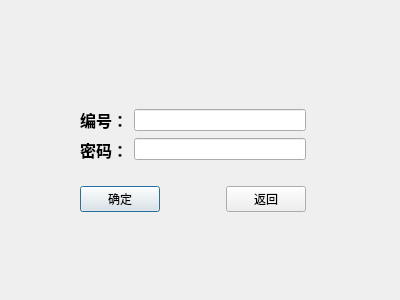
<?xml version="1.0" encoding="UTF-8"?>
<ui version="4.0">
 <class>changeuser</class>
 <widget class="QDialog" name="changeuser">
  <property name="geometry">
   <rect>
    <x>0</x>
    <y>0</y>
    <width>400</width>
    <height>300</height>
   </rect>
  </property>
  <property name="windowTitle">
   <string>更改用户</string>
  </property>
  <property name="windowIcon">
   <iconset>
    <normaloff>:/new/prefix1/C:/Users/Administrator.QH-20141214JPFU/Pictures/0]48MKQOOPNTW%60}V2NM]L.png</normaloff>:/new/prefix1/C:/Users/Administrator.QH-20141214JPFU/Pictures/0]48MKQOOPNTW%60}V2NM]L.png</iconset>
  </property>
  <widget class="QWidget" name="layoutWidget">
   <property name="geometry">
    <rect>
     <x>80</x>
     <y>90</y>
     <width>226</width>
     <height>141</height>
    </rect>
   </property>
   <layout class="QVBoxLayout" name="verticalLayout_3">
    <item>
     <layout class="QHBoxLayout" name="horizontalLayout">
      <item>
       <layout class="QVBoxLayout" name="verticalLayout">
        <item>
         <widget class="QLabel" name="label">
          <property name="text">
           <string>&lt;html&gt;&lt;head/&gt;&lt;body&gt;&lt;p&gt;&lt;span style=&quot; font-size:12pt; font-weight:600;&quot;&gt;编号：&lt;/span&gt;&lt;/p&gt;&lt;/body&gt;&lt;/html&gt;</string>
          </property>
         </widget>
        </item>
        <item>
         <widget class="QLabel" name="label_2">
          <property name="text">
           <string>&lt;html&gt;&lt;head/&gt;&lt;body&gt;&lt;p&gt;&lt;span style=&quot; font-size:12pt; font-weight:600;&quot;&gt;密码：&lt;/span&gt;&lt;/p&gt;&lt;/body&gt;&lt;/html&gt;</string>
          </property>
         </widget>
        </item>
       </layout>
      </item>
      <item>
       <layout class="QVBoxLayout" name="verticalLayout_2">
        <item>
         <widget class="QLineEdit" name="Edid">
          <property name="styleSheet">
           <string notr="true">font: 75 12pt &quot;Adobe 楷体 Std R&quot;;</string>
          </property>
         </widget>
        </item>
        <item>
         <widget class="QLineEdit" name="Epassword">
          <property name="styleSheet">
           <string notr="true">font: 12pt &quot;Adobe 楷体 Std R&quot;;</string>
          </property>
         </widget>
        </item>
       </layout>
      </item>
     </layout>
    </item>
    <item>
     <layout class="QHBoxLayout" name="horizontalLayout_2">
      <item>
       <widget class="QPushButton" name="Blog">
        <property name="styleSheet">
         <string notr="true">font: 75 12pt &quot;Adobe 楷体 Std R&quot;;</string>
        </property>
        <property name="text">
         <string>确定</string>
        </property>
       </widget>
      </item>
      <item>
       <spacer name="horizontalSpacer">
        <property name="orientation">
         <enum>Qt::Horizontal</enum>
        </property>
        <property name="sizeHint" stdset="0">
         <size>
          <width>40</width>
          <height>20</height>
         </size>
        </property>
       </spacer>
      </item>
      <item>
       <widget class="QPushButton" name="Bexit">
        <property name="styleSheet">
         <string notr="true">font: 75 12pt &quot;Adobe 楷体 Std R&quot;;</string>
        </property>
        <property name="text">
         <string>返回</string>
        </property>
       </widget>
      </item>
     </layout>
    </item>
   </layout>
  </widget>
  <widget class="QFrame" name="frame">
   <property name="geometry">
    <rect>
     <x>-10</x>
     <y>-10</y>
     <width>461</width>
     <height>501</height>
    </rect>
   </property>
   <property name="styleSheet">
    <string notr="true">border-image: url(:/new/prefix1/image/38.jpg);</string>
   </property>
   <property name="frameShape">
    <enum>QFrame::StyledPanel</enum>
   </property>
   <property name="frameShadow">
    <enum>QFrame::Raised</enum>
   </property>
  </widget>
  <zorder>frame</zorder>
  <zorder>layoutWidget</zorder>
 </widget>
 <resources/>
 <connections/>
</ui>
